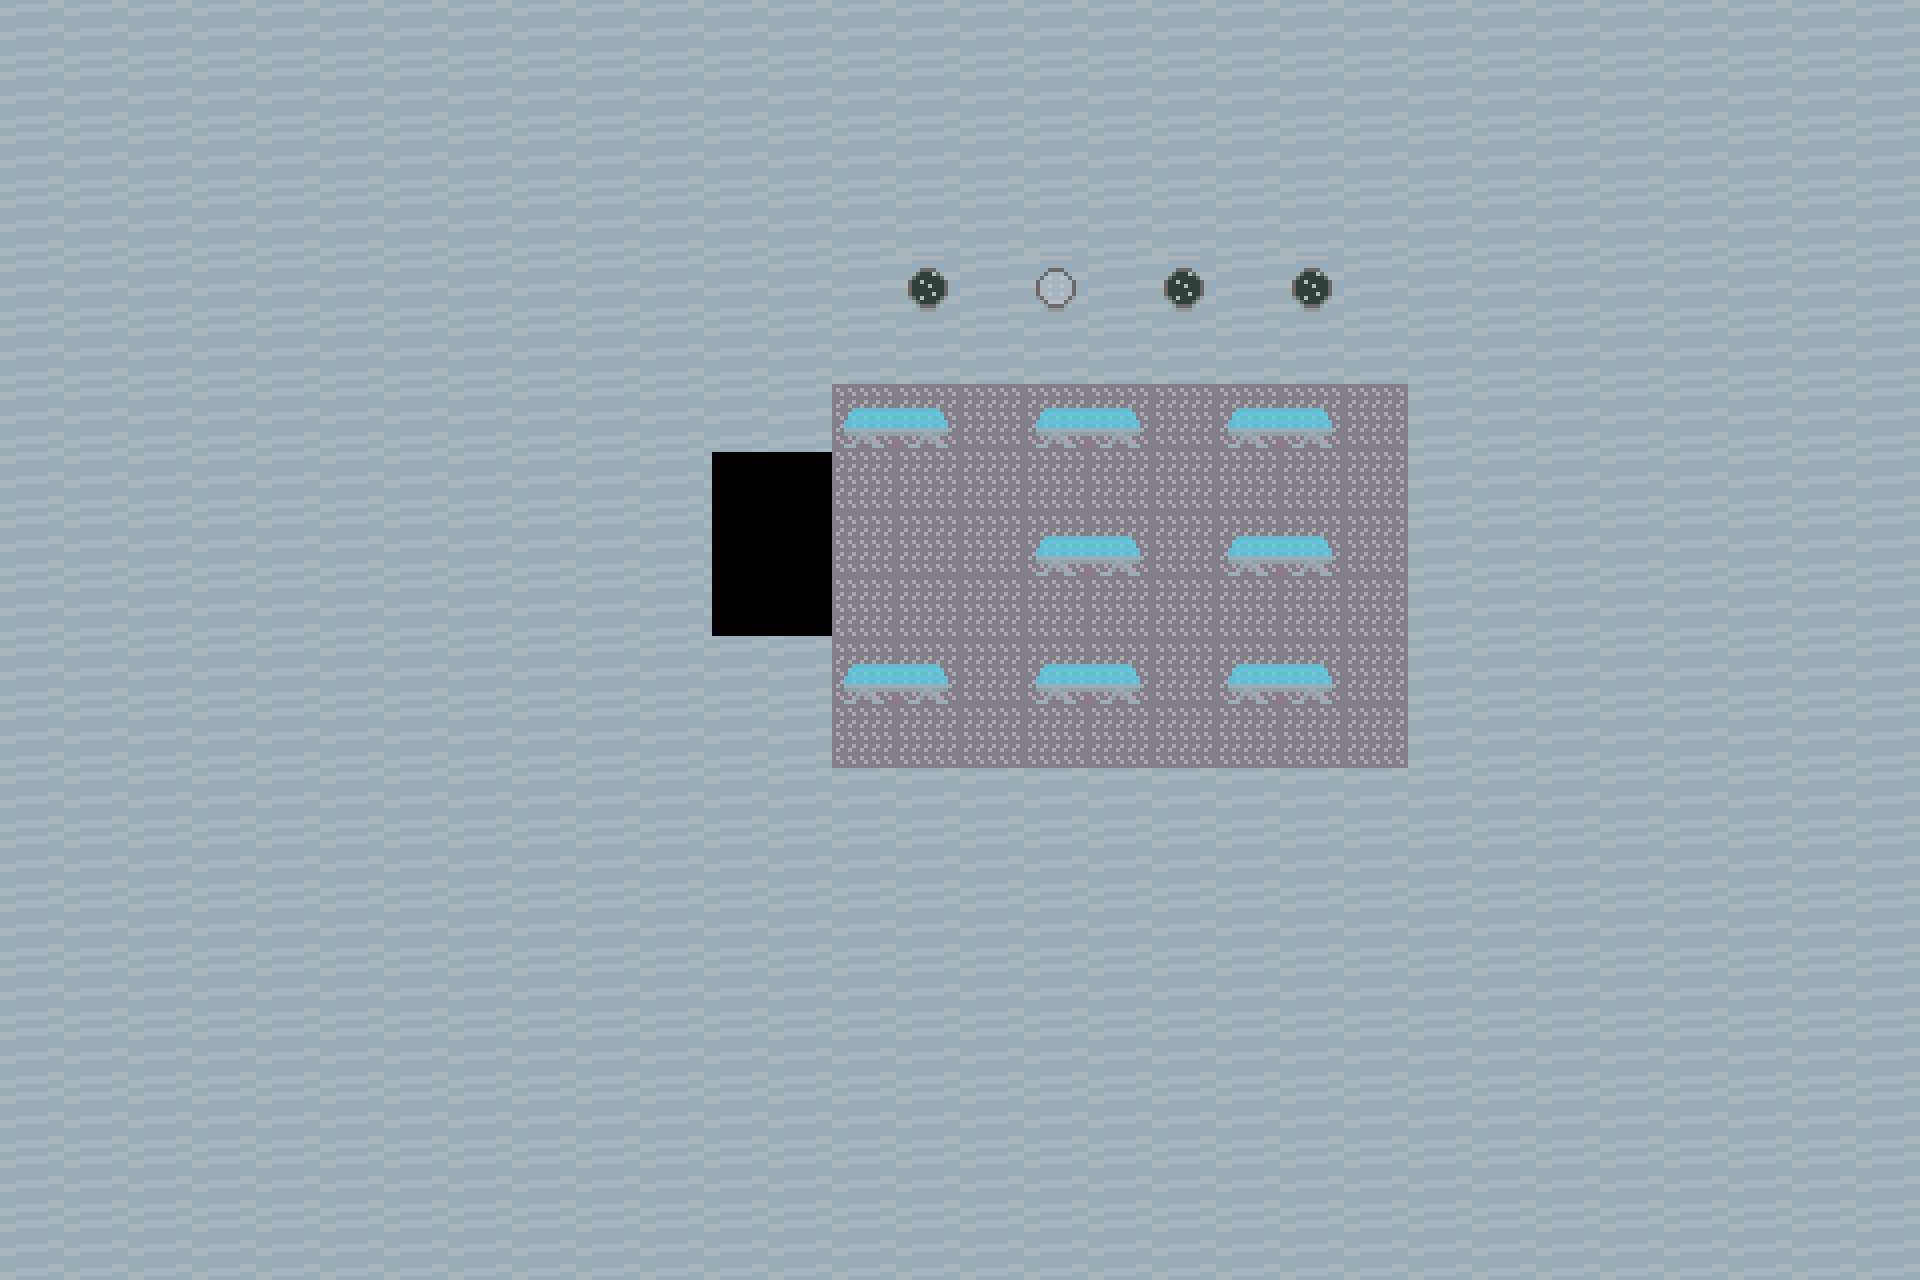

A level layout from a 2D game, rendered from its tile map. Below: a short description, then the map file with its tile-grid data intact:
An orthogonal 30x20 tile map with 64x64 px tiles, 3 tile layers (Ground, Objects-1, Walls) and 15 objects.

<map version="1.10" tiledversion="1.11.2" orientation="orthogonal" renderorder="right-down" width="30" height="20" tilewidth="64" tileheight="64" infinite="0" nextlayerid="7" nextobjectid="45">
 <editorsettings>
  <export target="ship-cryobeds.lua" format="lua" />
 </editorsettings>
 <tileset firstgid="1" name="CC_shipSheet_001" tilewidth="64" tileheight="64" tilecount="16" columns="4">
  <image source="../assets/sprites/CC_shipSheet_001.png" width="256" height="256" />
 </tileset>
 <layer id="1" name="Ground" width="30" height="20">
  <data encoding="csv">
0,0,0,0,0,0,0,0,0,0,0,0,0,0,0,0,0,0,0,0,0,0,0,0,0,0,0,0,0,0,
0,0,0,0,0,0,0,0,0,0,0,0,0,0,0,0,0,0,0,0,0,0,0,0,0,0,0,0,0,0,
0,0,0,0,0,0,0,0,0,0,0,0,0,0,0,0,0,0,0,0,0,0,0,0,0,0,0,0,0,0,
0,0,0,0,0,0,0,0,0,0,0,0,0,0,0,0,0,0,0,0,0,0,0,0,0,0,0,0,0,0,
0,0,0,0,0,0,0,0,0,0,0,0,0,0,0,0,0,0,0,0,0,0,0,0,0,0,0,0,0,0,
0,0,0,0,0,0,0,0,0,0,0,0,0,0,0,0,0,0,0,0,0,0,0,0,0,0,0,0,0,0,
0,0,0,0,0,0,0,0,0,0,0,0,0,5,5,5,5,5,5,5,5,5,0,0,0,0,0,0,0,0,
0,0,0,0,0,0,0,0,0,0,0,0,0,5,5,5,5,5,5,5,5,5,0,0,0,0,0,0,0,0,
0,0,0,0,0,0,0,0,0,0,0,0,0,5,5,5,5,5,5,5,5,5,0,0,0,0,0,0,0,0,
0,0,0,0,0,0,0,0,0,0,0,0,0,5,5,5,5,5,5,5,5,5,0,0,0,0,0,0,0,0,
0,0,0,0,0,0,0,0,0,0,0,0,0,5,5,5,5,5,5,5,5,5,0,0,0,0,0,0,0,0,
0,0,0,0,0,0,0,0,0,0,0,0,0,5,5,5,5,5,5,5,5,5,0,0,0,0,0,0,0,0,
0,0,0,0,0,0,0,0,0,0,0,0,0,0,0,0,0,0,0,0,0,0,0,0,0,0,0,0,0,0,
0,0,0,0,0,0,0,0,0,0,0,0,0,0,0,0,0,0,0,0,0,0,0,0,0,0,0,0,0,0,
0,0,0,0,0,0,0,0,0,0,0,0,0,0,0,0,0,0,0,0,0,0,0,0,0,0,0,0,0,0,
0,0,0,0,0,0,0,0,0,0,0,0,0,0,0,0,0,0,0,0,0,0,0,0,0,0,0,0,0,0,
0,0,0,0,0,0,0,0,0,0,0,0,0,0,0,0,0,0,0,0,0,0,0,0,0,0,0,0,0,0,
0,0,0,0,0,0,0,0,0,0,0,0,0,0,0,0,0,0,0,0,0,0,0,0,0,0,0,0,0,0,
0,0,0,0,0,0,0,0,0,0,0,0,0,0,0,0,0,0,0,0,0,0,0,0,0,0,0,0,0,0,
0,0,0,0,0,0,0,0,0,0,0,0,0,0,0,0,0,0,0,0,0,0,0,0,0,0,0,0,0,0
</data>
 </layer>
 <layer id="2" name="Objects-1" width="30" height="20">
  <data encoding="csv">
0,0,0,0,0,0,0,0,0,0,0,0,0,0,0,0,0,0,0,0,0,0,0,0,0,0,0,0,0,0,
0,0,0,0,0,0,0,0,0,0,0,0,0,0,0,0,0,0,0,0,0,0,0,0,0,0,0,0,0,0,
0,0,0,0,0,0,0,0,0,0,0,0,0,0,0,0,0,0,0,0,0,0,0,0,0,0,0,0,0,0,
0,0,0,0,0,0,0,0,0,0,0,0,0,0,0,0,0,0,0,0,0,0,0,0,0,0,0,0,0,0,
0,0,0,0,0,0,0,0,0,0,0,0,0,0,0,0,0,0,0,0,0,0,0,0,0,0,0,0,0,0,
0,0,0,0,0,0,0,0,0,0,0,0,0,0,0,0,0,0,0,0,0,0,0,0,0,0,0,0,0,0,
0,0,0,0,0,0,0,0,0,0,0,0,0,6,7,0,6,7,0,6,7,0,0,0,0,0,0,0,0,0,
0,0,0,0,0,0,0,0,0,0,0,0,0,0,0,0,0,0,0,0,0,0,0,0,0,0,0,0,0,0,
0,0,0,0,0,0,0,0,0,0,0,0,0,0,0,0,6,7,0,6,7,0,0,0,0,0,0,0,0,0,
0,0,0,0,0,0,0,0,0,0,0,0,0,0,0,0,0,0,0,0,0,0,0,0,0,0,0,0,0,0,
0,0,0,0,0,0,0,0,0,0,0,0,0,6,7,0,6,7,0,6,7,0,0,0,0,0,0,0,0,0,
0,0,0,0,0,0,0,0,0,0,0,0,0,0,0,0,0,0,0,0,0,0,0,0,0,0,0,0,0,0,
0,0,0,0,0,0,0,0,0,0,0,0,0,0,0,0,0,0,0,0,0,0,0,0,0,0,0,0,0,0,
0,0,0,0,0,0,0,0,0,0,0,0,0,0,0,0,0,0,0,0,0,0,0,0,0,0,0,0,0,0,
0,0,0,0,0,0,0,0,0,0,0,0,0,0,0,0,0,0,0,0,0,0,0,0,0,0,0,0,0,0,
0,0,0,0,0,0,0,0,0,0,0,0,0,0,0,0,0,0,0,0,0,0,0,0,0,0,0,0,0,0,
0,0,0,0,0,0,0,0,0,0,0,0,0,0,0,0,0,0,0,0,0,0,0,0,0,0,0,0,0,0,
0,0,0,0,0,0,0,0,0,0,0,0,0,0,0,0,0,0,0,0,0,0,0,0,0,0,0,0,0,0,
0,0,0,0,0,0,0,0,0,0,0,0,0,0,0,0,0,0,0,0,0,0,0,0,0,0,0,0,0,0,
0,0,0,0,0,0,0,0,0,0,0,0,0,0,0,0,0,0,0,0,0,0,0,0,0,0,0,0,0,0
</data>
 </layer>
 <layer id="3" name="Walls" width="30" height="20">
  <data encoding="csv">
2,2,2,2,2,2,2,2,2,2,2,2,2,2,2,2,2,2,2,2,2,2,2,2,2,2,2,2,2,2,
2,2,2,2,2,2,2,2,2,2,2,2,2,2,2,2,2,2,2,2,2,2,2,2,2,2,2,2,2,2,
2,2,2,2,2,2,2,2,2,2,2,2,2,2,2,2,2,2,2,2,2,2,2,2,2,2,2,2,2,2,
2,2,2,2,2,2,2,2,2,2,2,2,2,2,2,2,2,2,2,2,2,2,2,2,2,2,2,2,2,2,
2,2,2,2,2,2,2,2,2,2,2,2,2,2,3,2,4,2,3,2,3,2,2,2,2,2,2,2,2,2,
2,2,2,2,2,2,2,2,2,2,2,2,2,2,2,2,2,2,2,2,2,2,2,2,2,2,2,2,2,2,
2,2,2,2,2,2,2,2,2,2,2,2,2,0,0,0,0,0,0,0,0,0,2,2,2,2,2,2,2,2,
2,2,2,2,2,2,2,2,2,2,2,10,14,0,0,0,0,0,0,0,0,0,2,2,2,2,2,2,2,2,
2,2,2,2,2,2,2,2,2,2,2,11,12,0,0,0,0,0,0,0,0,0,2,2,2,2,2,2,2,2,
2,2,2,2,2,2,2,2,2,2,2,9,13,0,0,0,0,0,0,0,0,0,2,2,2,2,2,2,2,2,
2,2,2,2,2,2,2,2,2,2,2,2,2,0,0,0,0,0,0,0,0,0,2,2,2,2,2,2,2,2,
2,2,2,2,2,2,2,2,2,2,2,2,2,0,0,0,0,0,0,0,0,0,2,2,2,2,2,2,2,2,
2,2,2,2,2,2,2,2,2,2,2,2,2,2,2,2,2,2,2,2,2,2,2,2,2,2,2,2,2,2,
2,2,2,2,2,2,2,2,2,2,2,2,2,2,2,2,2,2,2,2,2,2,2,2,2,2,2,2,2,2,
2,2,2,2,2,2,2,2,2,2,2,2,2,2,2,2,2,2,2,2,2,2,2,2,2,2,2,2,2,2,
2,2,2,2,2,2,2,2,2,2,2,2,2,2,2,2,2,2,2,2,2,2,2,2,2,2,2,2,2,2,
2,2,2,2,2,2,2,2,2,2,2,2,2,2,2,2,2,2,2,2,2,2,2,2,2,2,2,2,2,2,
2,2,2,2,2,2,2,2,2,2,2,2,2,2,2,2,2,2,2,2,2,2,2,2,2,2,2,2,2,2,
2,2,2,2,2,2,2,2,2,2,2,2,2,2,2,2,2,2,2,2,2,2,2,2,2,2,2,2,2,2,
2,2,2,2,2,2,2,2,2,2,2,2,2,2,2,2,2,2,2,2,2,2,2,2,2,2,2,2,2,2
</data>
 </layer>
 <objectgroup id="5" name="Hitboxes">
  <object id="31" x="832" y="320" width="576" height="64" />
  <object id="32" x="1408" y="320" width="64" height="448" />
  <object id="33" x="832" y="768" width="640" height="64" />
  <object id="34" x="704" y="640" width="128" height="192" />
  <object id="35" x="640" y="384" width="64" height="320" />
  <object id="36" x="704" y="320" width="128" height="128" />
  <object id="37" x="832" y="384" width="128" height="64" />
  <object id="38" x="1024" y="384" width="128" height="64" />
  <object id="39" x="1216" y="384" width="128" height="64" />
  <object id="40" x="1024" y="512" width="128" height="64" />
  <object id="41" x="1216" y="512" width="128" height="64" />
  <object id="42" x="1216" y="640" width="128" height="64" />
  <object id="43" x="1024" y="640" width="128" height="64" />
  <object id="44" x="832" y="640" width="128" height="64" />
 </objectgroup>
 <objectgroup id="6" name="RoomSwap">
  <object id="8" x="704" y="448" width="128" height="192" />
 </objectgroup>
</map>